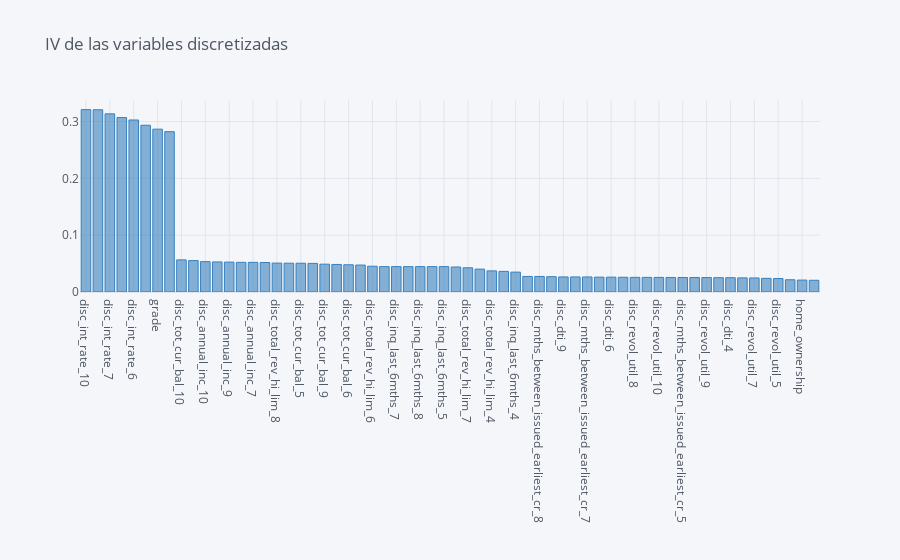

Write notebook code for a chart like this one.
### Markdown cell above
### IV

### Code cell
aux=pd.Series({v:iv(train,v,target) for v in vars}).sort_values(ascending=False).reset_index()\
    .rename(columns={'index':'variable',0:'iv'})
best_iv=aux[aux['iv']>0.02]
best_iv.iplot(kind='bar',x='variable',y='iv',title='IV de las variables discretizadas',colors=['blue'])

### Figure 1 — Plotly figure (JSON) as saved in the notebook; plotly's stock layout.template omitted (floating-point values rounded to 4 significant figures)
{"data": [{"marker": {"color": "rgba(55, 128, 191, 0.6)", "line": {"color": "rgba(55, 128, 191, 1.0)", "width": 1}}, "name": "iv", "orientation": "v", "text": "", "type": "bar", "x": ["disc_int_rate_10", "disc_int_rate_9", "disc_int_rate_7", "disc_int_rate_8", "disc_int_rate_6", "disc_int_rate_5", "grade", "disc_int_rate_4", "disc_tot_cur_bal_10", "disc_total_rev_hi_lim_10", "disc_annual_inc_10", "disc_annual_inc_8", "disc_annual_inc_9", "disc_tot_cur_bal_8", "disc_annual_inc_7", "disc_annual_inc_6", "disc_total_rev_hi_lim_8", "disc_annual_inc_5", "disc_tot_cur_bal_5", "disc_annual_inc_4", "disc_tot_cur_bal_9", "disc_total_rev_hi_lim_5", "disc_tot_cur_bal_6", "disc_total_rev_hi_lim_9", "disc_total_rev_hi_lim_6", "disc_inq_last_6mths_10", "disc_inq_last_6mths_7", "disc_inq_last_6mths_9", "disc_inq_last_6mths_8", "disc_inq_last_6mths_6", "disc_inq_last_6mths_5", "disc_tot_cur_bal_7", "disc_total_rev_hi_lim_7", "term", "disc_total_rev_hi_lim_4", "disc_tot_cur_bal_4", "disc_inq_last_6mths_4", "disc_mths_between_issued_earliest_cr_10", "disc_mths_between_issued_earliest_cr_8", "disc_mths_between_issued_earliest_cr_9", "disc_dti_9", "disc_dti_10", "disc_mths_between_issued_earliest_cr_7", "disc_dti_7", "disc_dti_6", "disc_dti_8", "disc_revol_util_8", "disc_dti_5", "disc_revol_util_10", "disc_mths_between_issued_earliest_cr_6", "disc_mths_between_issued_earliest_cr_5", "disc_mths_between_issued_earliest_cr_4", "disc_revol_util_9", "initial_list_status", "disc_dti_4", "disc_revol_util_6", "disc_revol_util_7", "disc_revol_util_4", "disc_revol_util_5", "purpose", "home_ownership", "verification_status"], "y": [0.3211, 0.3208, 0.3136, 0.3071, 0.3029, 0.2936, 0.2867, 0.2823, 0.05653, 0.05531, 0.05349, 0.05293, 0.05261, 0.05224, 0.0522, 0.05189, 0.05092, 0.05071, 0.05067, 0.05035, 0.049, 0.0485, 0.04794, 0.04743, 0.04537, 0.0447, 0.0447, 0.0447, 0.0447, 0.0447, 0.0447, 0.04397, 0.04262, 0.04027, 0.03716, 0.03626, 0.03501, 0.02739, 0.02739, 0.02693, 0.02652, 0.02651, 0.02648, 0.02614, 0.02613, 0.02592, 0.02575, 0.02575, 0.02568, 0.02557, 0.0255, 0.0255, 0.02546, 0.02525, 0.02518, 0.02486, 0.02472, 0.02402, 0.02372, 0.02157, 0.02097, 0.02063]}], "layout": {"legend": {"bgcolor": "#F5F6F9", "font": {"color": "#4D5663"}}, "paper_bgcolor": "#F5F6F9", "plot_bgcolor": "#F5F6F9", "title": {"font": {"color": "#4D5663"}, "text": "IV de las variables discretizadas"}, "xaxis": {"gridcolor": "#E1E5ED", "showgrid": true, "tickfont": {"color": "#4D5663"}, "title": {"font": {"color": "#4D5663"}, "text": ""}, "zerolinecolor": "#E1E5ED"}, "yaxis": {"gridcolor": "#E1E5ED", "showgrid": true, "tickfont": {"color": "#4D5663"}, "title": {"font": {"color": "#4D5663"}, "text": ""}, "zerolinecolor": "#E1E5ED"}}}
